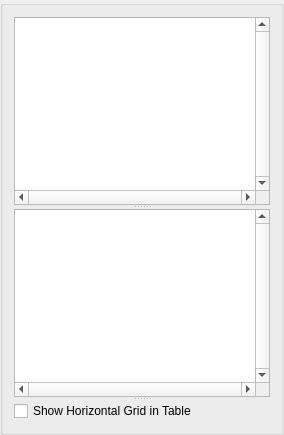
   <widget class="QGroupBox" name="groupBox">
    <property name="title">
     <string/>
    </property>
    <layout class="QHBoxLayout" name="horizontalLayout_3">
     <item>
      <widget class="QSplitter" name="splitter_2">
       <property name="orientation">
        <enum>Qt::Vertical</enum>
       </property>
       <widget class="QListView" name="listView">
        <property name="sizePolicy">
         <sizepolicy hsizetype="Preferred" vsizetype="Preferred">
          <horstretch>0</horstretch>
          <verstretch>0</verstretch>
         </sizepolicy>
        </property>
        <property name="verticalScrollBarPolicy">
         <enum>Qt::ScrollBarAlwaysOn</enum>
        </property>
        <property name="horizontalScrollBarPolicy">
         <enum>Qt::ScrollBarAlwaysOn</enum>
        </property>
       </widget>
       <widget class="QListView" name="listView_2">
        <property name="sizePolicy">
         <sizepolicy hsizetype="Preferred" vsizetype="Expanding">
          <horstretch>0</horstretch>
          <verstretch>0</verstretch>
         </sizepolicy>
        </property>
        <property name="verticalScrollBarPolicy">
         <enum>Qt::ScrollBarAlwaysOn</enum>
        </property>
        <property name="horizontalScrollBarPolicy">
         <enum>Qt::ScrollBarAlwaysOn</enum>
        </property>
       </widget>
       <widget class="QCheckBox" name="checkBox">
        <property name="text">
         <string>Show Horizontal Grid in Table</string>
        </property>
       </widget>
      </widget>
     </item>
    </layout>
   </widget>
